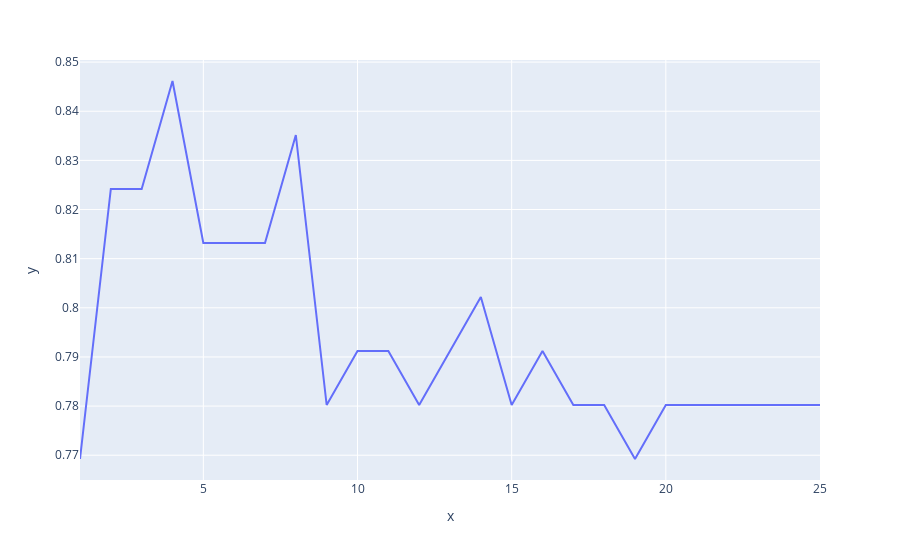

This figure's notebook cell:
### Code cell
px.line(x=k_range,y=scores_list)

### Figure 1 — Plotly figure (JSON) as saved in the notebook; plotly's stock layout.template omitted (floating-point values rounded to 4 significant figures)
{"data": [{"hovertemplate": "x=%{x}<br>y=%{y}<extra></extra>", "legendgroup": "", "line": {"color": "#636efa", "dash": "solid"}, "mode": "lines", "name": "", "orientation": "v", "showlegend": false, "type": "scatter", "x": [1, 2, 3, 4, 5, 6, 7, 8, 9, 10, 11, 12, 13, 14, 15, 16, 17, 18, 19, 20, 21, 22, 23, 24, 25], "xaxis": "x", "y": [0.7692, 0.8242, 0.8242, 0.8462, 0.8132, 0.8132, 0.8132, 0.8352, 0.7802, 0.7912, 0.7912, 0.7802, 0.7912, 0.8022, 0.7802, 0.7912, 0.7802, 0.7802, 0.7692, 0.7802, 0.7802, 0.7802, 0.7802, 0.7802, 0.7802], "yaxis": "y"}], "layout": {"legend": {"tracegroupgap": 0}, "margin": {"t": 60}, "xaxis": {"anchor": "y", "domain": [0, 1], "title": {"text": "x"}}, "yaxis": {"anchor": "x", "domain": [0, 1], "title": {"text": "y"}}}}
